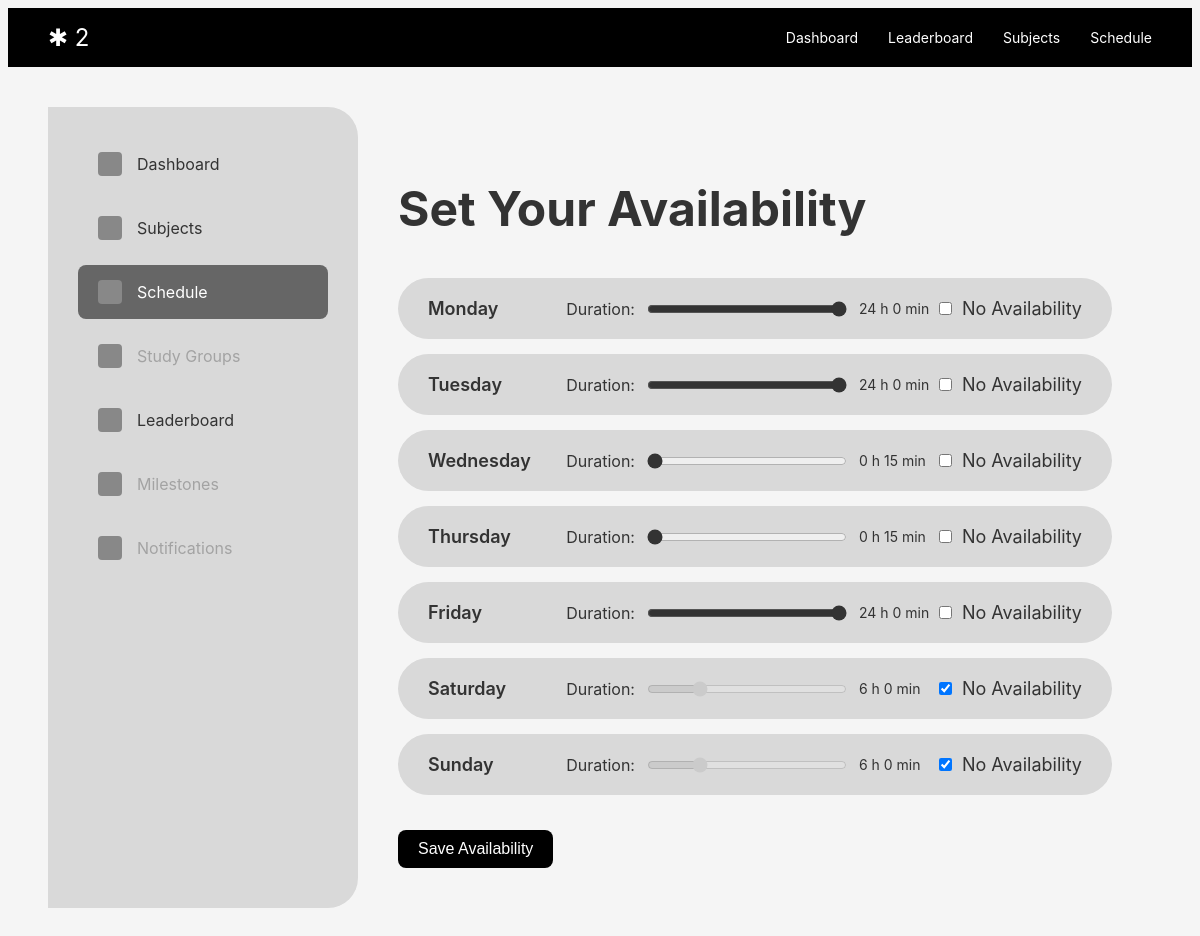
Page /schedule (signed in) on the committed database.
### app.py (models this page shows)
class User(db.Model):
    id = db.Column(db.Integer, primary_key=True)
    username = db.Column(db.String(150), unique=True, nullable=False)
    password = db.Column(db.String(150), nullable=False)

class Availability(db.Model):
    __tablename__ = 'availability'
    id = db.Column(db.Integer, primary_key=True)
    user_id = db.Column(db.Integer, db.ForeignKey('user.id'), nullable=False)
    day = db.Column(db.String(10), nullable=False)
    no_availability = db.Column(db.Boolean, default=False)
    duration = db.Column(db.Integer, default=0)
    user = db.relationship('User', back_populates='availabilities')

### app.py (the view)
@app.route('/schedule')
def schedule():
    rows     = Availability.query.filter_by(user_id=g.user.id).all()
    existing = {r.day for r in rows}
    for code in ['mon','tue','wed','thu','fri','sat','sun']:
        if code not in existing:
            db.session.add(Availability(
                user_id=g.user.id,
                day=code,
                no_availability=False,
                duration=480
            ))
    if len(existing) < 7:
        db.session.commit()
        rows = Availability.query.filter_by(user_id=g.user.id).all()
    availabilities = {r.day: r for r in rows}
    return render_template(
        'schedule.html',
        user=g.user,
        availabilities=availabilities
    )

### app.py (called while the page is built)
@app.before_request
def load_current_user():
    g.user = None
    if 'user_id' in session:
        g.user = User.query.get(session['user_id'])

### templates/schedule.html (shortened to what this page needs)
<!DOCTYPE html>
<html lang="en">
<head>
</head>
<body>
    <div class="navbar">
        <div class="logo">✱ {{ user.username }}</div>
        <div class="nav-links">
            <a href="/dashboard">Dashboard</a>
            <a href="/leaderboard">Leaderboard</a>
            <a href="/weight">Subjects</a>
            <a href="/schedule">Schedule</a>
        </div>
    </div>
    <div class="schedule-container">
        <div class="sidebar">
            <a href="/dashboard" class="menu-item"><div class="menu-icon"></div><span>Dashboard</span></a>
            <a href="/weight" class="menu-item"><div class="menu-icon"></div><span>Subjects</span></a>
            <div class="menu-item active"><div class="menu-icon"></div><span>Schedule</span></div>
            <div class="menu-item-no"><div class="menu-icon"></div><span>Study Groups</span></div>
            <a href="/leaderboard" class="menu-item"><div class="menu-icon"></div><span>Leaderboard</span></a>
            <div class="menu-item-no"><div class="menu-icon"></div><span>Milestones</span></div>
            <div class="menu-item-no"><div class="menu-icon"></div><span>Notifications</span></div>
        </div>
        <div class="schedule-content">
            <h1>Set Your Availability</h1>
            {% set days = [
                ('mon','Monday'),
                ('tue','Tuesday'),
                ('wed','Wednesday'),
                ('thu','Thursday'),
                ('fri','Friday'),
                ('sat','Saturday'),
                ('sun','Sunday')
            ] %}
            {% for code, label in days %}
                {% set a = availabilities.get(code) %}
                <div class="availability-item">
                    <span class="day-name">{{ label }}</span>
                    <div class="time-selector">
                        <label for="duration-{{ code }}">Duration:</label>
                        <input
                            type="range"
                            id="duration-{{ code }}"
                            min="15"
                            max="1440"
                            step="15"
                            value="{{ a.duration if a else 480 }}"
                            {% if a and a.no_availability %}disabled{% endif %}
                        >
                        <span class="duration-display" id="display-{{ code }}">
                        </span>
                    </div>
                    <div class="no-avail">
                        <input
                            type="checkbox"
                            id="no-avail-{{ code }}"
                            {% if a and a.no_availability %}checked{% endif %}
                        >
                        <label for="no-avail-{{ code }}">No Availability</label>
                    </div>
                </div>
            {% endfor %}
            <button class="save-button" id="save-btn">Save Availability</button>
        </div>
    </div>
</body>
</html>

### templates/schedule.html (style rules this page uses)
body { font-family: -apple-system, BlinkMacSystemFont, 'Segoe UI', Roboto, Oxygen, Ubuntu, Cantarell, sans-serif; background: #f5f5f5; color: #333; }
.navbar { background: #000; padding: 15px 40px; display: flex; justify-content: space-between; align-items: center; }
.logo { font-size: 24px; color: white; }
.nav-links { display: flex; gap: 30px; }
.nav-links a { color: white; text-decoration: none; font-size: 14px; }
.schedule-container { padding: 40px; display: flex; }
.sidebar { width: 250px; background: #d9d9d9; padding: 30px; border-radius: 0 30px 30px 0; min-height: 600px; }
.menu-item { padding: 15px 20px; margin-bottom: 10px; border-radius: 8px; display: flex; align-items: center; gap: 15px; cursor: pointer; transition: background 0.3s; text-decoration: none; color: #333; }
.menu-item.active { background: #666; color: white; }
.menu-item-no { padding: 15px 20px; margin-bottom: 10px; border-radius: 8px; display: flex; align-items: center; gap: 15px; cursor: pointer; transition: background 0.3s; text-decoration: none; color: #a3a3a3; }
.menu-icon { width: 24px; height: 24px; background: #888; border-radius: 4px; }
.schedule-content { flex: 1; padding: 40px; }
.schedule-content h1 { font-size: 48px; font-weight: 700; margin-bottom: 40px; }
.availability-item { background: #d9d9d9; padding: 20px 30px; border-radius: 50px; margin-bottom: 15px; display: flex; align-items: center; justify-content: space-between; font-size: 18px; }
.day-name { font-weight: 600; flex: 1; }
.time-selector { display: flex; align-items: center; gap: 10px; }
.time-selector label { font-size: 16px; }
.time-selector input[type="range"] { width: 200px; accent-color: #333; }
.time-selector .duration-display { font-size: 14px; min-width: 80px; }
.no-avail { display: flex; align-items: center; gap: 10px; }
.no-avail input { margin: 0; }
.save-button { background: #000; color: white; padding: 10px 20px; border: none; border-radius: 8px; font-size: 16px; cursor: pointer; margin-top: 20px; }

### rows in the picture
User: username "2"
Availability: duration "1440"
Availability: duration "1440"
Availability: duration "15"
Availability: duration "15"
Availability: duration "1440"
Availability: duration "360", no_availability "☑"
Availability: duration "360", no_availability "☑"

### other values in the picture
{{ label }} "Monday" "Tuesday" "Wednesday" "Thursday" "Friday" "Saturday" "Sunday"
